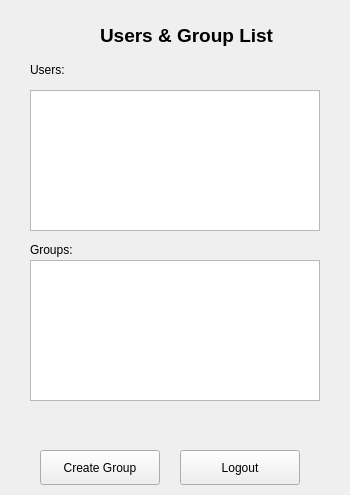
<?xml version="1.0" encoding="UTF-8"?>
<ui version="4.0">
 <class>UserList</class>
 <widget class="QWidget" name="UserList">
  <property name="geometry">
   <rect>
    <x>0</x>
    <y>0</y>
    <width>350</width>
    <height>495</height>
   </rect>
  </property>
  <property name="windowTitle">
   <string>Form</string>
  </property>
  <widget class="QLabel" name="label">
   <property name="geometry">
    <rect>
     <x>100</x>
     <y>20</y>
     <width>231</width>
     <height>30</height>
    </rect>
   </property>
   <property name="font">
    <font>
     <pointsize>14</pointsize>
     <bold>true</bold>
    </font>
   </property>
   <property name="text">
    <string>Users &amp; Group List</string>
   </property>
  </widget>
  <widget class="QListWidget" name="listWidget">
   <property name="geometry">
    <rect>
     <x>30</x>
     <y>90</y>
     <width>290</width>
     <height>141</height>
    </rect>
   </property>
  </widget>
  <widget class="QPushButton" name="pushButton">
   <property name="geometry">
    <rect>
     <x>180</x>
     <y>450</y>
     <width>120</width>
     <height>35</height>
    </rect>
   </property>
   <property name="text">
    <string>Logout</string>
   </property>
  </widget>
  <widget class="QPushButton" name="pushButton_2">
   <property name="geometry">
    <rect>
     <x>40</x>
     <y>450</y>
     <width>120</width>
     <height>35</height>
    </rect>
   </property>
   <property name="text">
    <string>Create Group</string>
   </property>
  </widget>
  <widget class="QLabel" name="label_users">
   <property name="geometry">
    <rect>
     <x>30</x>
     <y>60</y>
     <width>63</width>
     <height>20</height>
    </rect>
   </property>
   <property name="text">
    <string>Users:</string>
   </property>
  </widget>
  <widget class="QLabel" name="label_2">
   <property name="geometry">
    <rect>
     <x>30</x>
     <y>240</y>
     <width>63</width>
     <height>20</height>
    </rect>
   </property>
   <property name="text">
    <string>Groups:</string>
   </property>
  </widget>
  <widget class="QListWidget" name="listWidget_groups">
   <property name="geometry">
    <rect>
     <x>30</x>
     <y>260</y>
     <width>290</width>
     <height>141</height>
    </rect>
   </property>
  </widget>
 </widget>
 <resources/>
 <connections/>
</ui>
